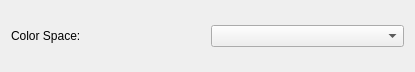
<?xml version="1.0" encoding="UTF-8"?>
<ui version="4.0">
 <class>ColorMapSettingsWidget</class>
 <widget class="QWidget" name="ColorMapSettingsWidget">
  <property name="geometry">
   <rect>
    <x>0</x>
    <y>0</y>
    <width>415</width>
    <height>72</height>
   </rect>
  </property>
  <property name="windowTitle">
   <string>Form</string>
  </property>
  <layout class="QGridLayout" name="gridLayout">
   <item row="0" column="0">
    <widget class="QLabel" name="colorSpaceLabel">
     <property name="toolTip">
      <string>&lt;html&gt;&lt;head/&gt;&lt;body&gt;&lt;p&gt;The color space used for interpolation: RGB, HSV, Lab (CIELAB), or Diverging. &lt;/p&gt;&lt;p&gt;In HSV mode, if HSVWrap is on, it will take the shortest path in Hue (going back through 0 if that is the shortest way around the hue circle) whereas if HSVWrap is off it will not go through 0 (in order the match the current functionality of vtkLookupTable).&lt;/p&gt;&lt;p&gt;Diverging is a special mode where colors will pass through white when interpolating between two saturated colors.&lt;/p&gt;&lt;p&gt;In Lab/CIEDE2000 mode, it will take the shortest path in the Lab color space with respect to the CIE Delta E 2000 color distance measure.&lt;/p&gt;&lt;p&gt;In Step mode, the color of an interval is the color of the second point of the interval.&lt;/p&gt;&lt;/body&gt;&lt;/html&gt;</string>
     </property>
     <property name="text">
      <string>Color Space:</string>
     </property>
    </widget>
   </item>
   <item row="0" column="1">
    <widget class="QComboBox" name="colorSpace">
     <property name="toolTip">
      <string>&lt;html&gt;&lt;head/&gt;&lt;body&gt;&lt;p&gt;The color space used for interpolation: RGB, HSV, Lab (CIELAB), or Diverging. &lt;/p&gt;&lt;p&gt;In HSV mode, if HSVWrap is on, it will take the shortest path in Hue (going back through 0 if that is the shortest way around the hue circle) whereas if HSVWrap is off it will not go through 0 (in order the match the current functionality of vtkLookupTable).&lt;/p&gt;&lt;p&gt;Diverging is a special mode where colors will pass through white when interpolating between two saturated colors.&lt;/p&gt;&lt;p&gt;In Lab/CIEDE2000 mode, it will take the shortest path in the Lab color space with respect to the CIE Delta E 2000 color distance measure.&lt;/p&gt;&lt;p&gt;In Step mode, the color of an interval is the color of the second point of the interval.&lt;/p&gt;&lt;/body&gt;&lt;/html&gt;</string>
     </property>
    </widget>
   </item>
  </layout>
 </widget>
 <resources/>
 <connections/>
</ui>
